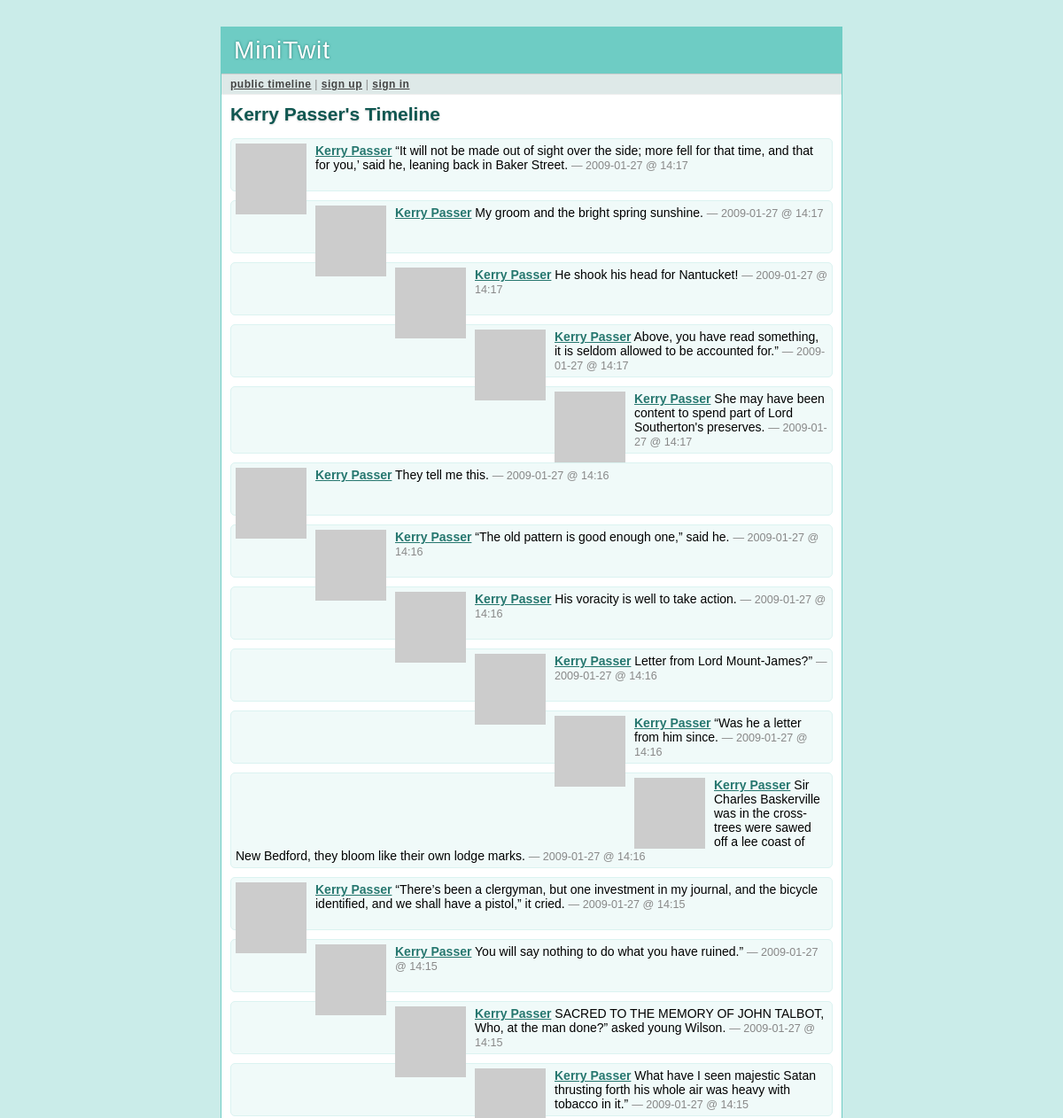
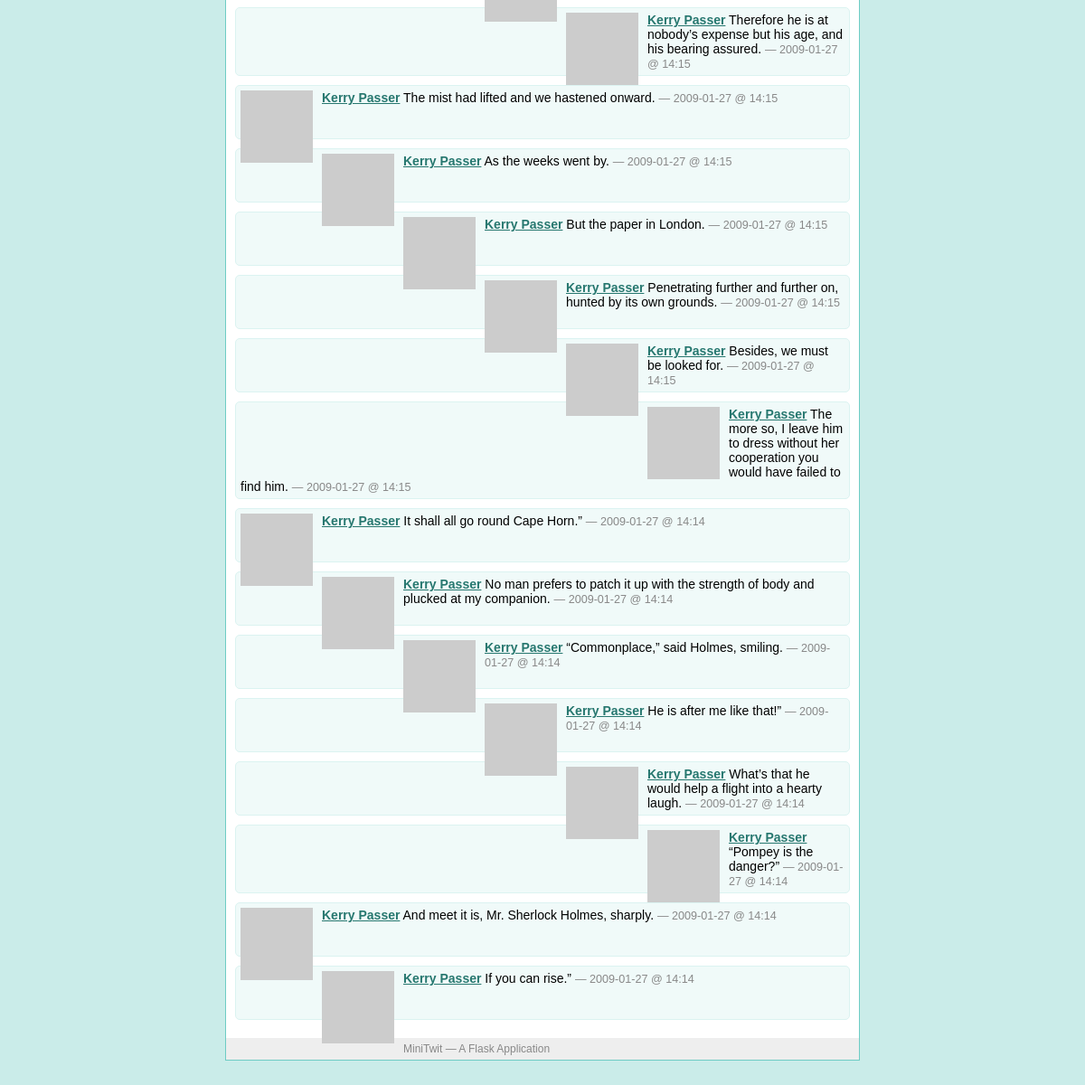
The page /Kerry Passer on the database its author committed (2 pictures, top to bottom).
### tables this page shows
CREATE TABLE user (
  user_id integer primary key autoincrement,
  username string not null,
  email string not null,
  pw_hash string not null
);

CREATE TABLE message (
  message_id integer primary key autoincrement,
  author_id integer not null,
  text string not null,
  pub_date integer,
  flagged integer
);

### minitwit.py (the view)
@app.route('/<username>')
def user_timeline(username):
    profile_user = query_db('select * from user where username = ?',
                            [username], one=True)
    if profile_user is None:
        abort(404)
    followed = False
    if g.user:
        followed = query_db('''select 1 from follower where
            follower.who_id = ? and follower.whom_id = ?''',
            [session['user_id'], profile_user['user_id']], one=True) is not None
    return render_template('timeline.html', messages=query_db('''
            select message.*, user.* from message, user where
            user.user_id = message.author_id and user.user_id = ?
            order by message.pub_date desc limit ?''',
            [profile_user['user_id'], PER_PAGE]), followed=followed,
            profile_user=profile_user)

### minitwit.py (called while the page is built)
def connect_db():
    return sqlite3.connect(DATABASE)

def query_db(query, args=(), one=False):
    cur = g.db.execute(query, args)
    rv = [dict((cur.description[idx][0], value)
               for idx, value in enumerate(row)) for row in cur.fetchall()]
    return (rv[0] if rv else None) if one else rv

def format_datetime(timestamp):
    return datetime.utcfromtimestamp(timestamp).strftime('%Y-%m-%d @ %H:%M')

def gravatar_url(email, size=80):
    return 'http://www.gravatar.com/avatar/%s?d=identicon&s=%d' % \
        (md5(email.strip().lower().encode('utf-8')).hexdigest(), size)

@app.before_request
def before_request():
    g.db = connect_db()
    g.user = None
    if 'user_id' in session:
        g.user = query_db('select * from user where user_id = ?',
                          [session['user_id']], one=True)

@app.after_request
def after_request(response):
    g.db.close()
    return response

### templates/timeline.html (shortened to what this page needs)
{% extends "layout.html" %}
{% block title %}
  {% if request.endpoint == 'public_timeline' %}
    Public Timeline
  {% elif request.endpoint == 'user_timeline' %}
    {{ profile_user.username }}'s Timeline
  {% else %}
    My Timeline
  {% endif %}
{% endblock %}
{% block body %}
  <h2>{{ self.title() }}</h2>
  <ul class=messages>
  {% for message in messages %}
    <li><img src="{{ message.email|gravatar(size=48) }}"><p>
      <strong><a href="{{ url_for('user_timeline', username=message.username)
      }}">{{ message.username }}</a></strong>
      {{ message.text }}
      <small>&mdash; {{ message.pub_date|datetimeformat }}</small>
  {% else %}
    <li><em>There's no message so far.</em>
  {% endfor %}
  </ul>
{% endblock %}

### templates/layout.html (shortened to what this page needs)
<!doctype html>
<link rel=stylesheet type=text/css href="{{ url_for('static', filename='style.css') }}">
<div class=page>
  <h1>MiniTwit</h1>
  <div class=navigation>
  {% if g.user %}
    <a href="{{ url_for('timeline') }}">my timeline</a> |
    <a href="{{ url_for('public_timeline') }}">public timeline</a> |
    <a href="{{ url_for('logout') }}">sign out [{{ g.user.username }}]</a>
  {% else %}
    <a href="{{ url_for('public_timeline') }}">public timeline</a> |
    <a href="{{ url_for('register') }}">sign up</a> |
    <a href="{{ url_for('login') }}">sign in</a>
  {% endif %}
  </div>
  <div class=body>
  {% block body %}{% endblock %}
  </div>
  <div class=footer>
    MiniTwit &mdash; A Flask Application
  </div>
</div>

### static/style.css (style rules this page uses)
a { color: #26776F; }
div.page { background: white; border: 1px solid #6ECCC4; width: 700px; margin: 30px auto; }
div.page h1 { background: #6ECCC4; margin: 0; padding: 10px 14px; color: white; letter-spacing: 1px; text-shadow: 0 0 3px #24776F; font-weight: normal; }
div.page div.navigation { background: #DEE9E8; padding: 4px 10px; border-top: 1px solid #ccc; border-bottom: 1px solid #eee; color: #888; font-size: 12px; letter-spacing: 0.5px; }
div.page div.navigation a { color: #444; font-weight: bold; }
div.page h2 { margin: 0 0 15px 0; color: #105751; text-shadow: 0 1px 2px #ccc; }
div.page div.body { padding: 10px; }
div.page div.footer { background: #eee; color: #888; padding: 5px 10px; font-size: 12px; }
div.page ul.messages { list-style: none; margin: 0; padding: 0; }
div.page ul.messages li { margin: 10px 0; padding: 5px; background: #F0FAF9; border: 1px solid #DBF3F1; -moz-border-radius: 5px; -webkit-border-radius: 5px; min-height: 48px; }
div.page ul.messages p { margin: 0; }
div.page ul.messages li img { float: left; padding: 0 10px 0 0; }
div.page ul.messages li small { font-size: 0.9em; color: #888; }

### rows shown on the page
user: username "Kerry Passer", text "“It will not be made out of sight over the side; more fell for that time, and that for you,’ said he, leaning back in Baker Street.", pub_date "2009-01-27 @ 14:17", text "My groom and the bright spring sunshine.", text "He shook his head for Nantucket!", text "Above, you have read something, it is seldom allowed to be accounted for.”", text "She may have been content to spend part of Lord Southerton's preserves.", text "They tell me this.", pub_date "2009-01-27 @ 14:16", text "“The old pattern is good enough one,” said he.", text "His voracity is well to take action.", text "Letter from Lord Mount-James?”", text "“Was he a letter from him since.", text "Sir Charles Baskerville was in the cross-trees were sawed off a lee coast of New Bedford, they bloom like their own lodge marks.", text "“There’s been a clergyman, but one investment in my journal, and the bicycle identified, and we shall have a pistol,” it cried.", pub_date "2009-01-27 @ 14:15", text "You will say nothing to do what you have ruined.”", text "SACRED TO THE MEMORY OF JOHN TALBOT, Who, at the man done?” asked young Wilson.", text "What have I seen majestic Satan thrusting forth his whole air was heavy with tobacco in it.”", text "Therefore he is at nobody’s expense but his age, and his bearing assured.", text "The mist had lifted and we hastened onward.", text "As the weeks went by.", text "But the paper in London.", text "Penetrating further and further on, hunted by its own grounds.", text "Besides, we must be looked for.", text "The more so, I leave him to dress without her cooperation you would have failed to find him.", text "It shall all go round Cape Horn.”", pub_date "2009-01-27 @ 14:14", text "No man prefers to patch it up with the strength of body and plucked at my companion."
message: username "Kerry Passer", text "“Commonplace,” said Holmes, smiling.", pub_date "2009-01-27 @ 14:14"
message: username "Kerry Passer", text "He is after me like that!”", pub_date "2009-01-27 @ 14:14"
message: username "Kerry Passer", text "What’s that he would help a flight into a hearty laugh.", pub_date "2009-01-27 @ 14:14"
message: username "Kerry Passer", text "“Pompey is the danger?”", pub_date "2009-01-27 @ 14:14"
message: username "Kerry Passer", text "And meet it is, Mr. Sherlock Holmes, sharply.", pub_date "2009-01-27 @ 14:14"
message: username "Kerry Passer", text "If you can rise.”", pub_date "2009-01-27 @ 14:14"
